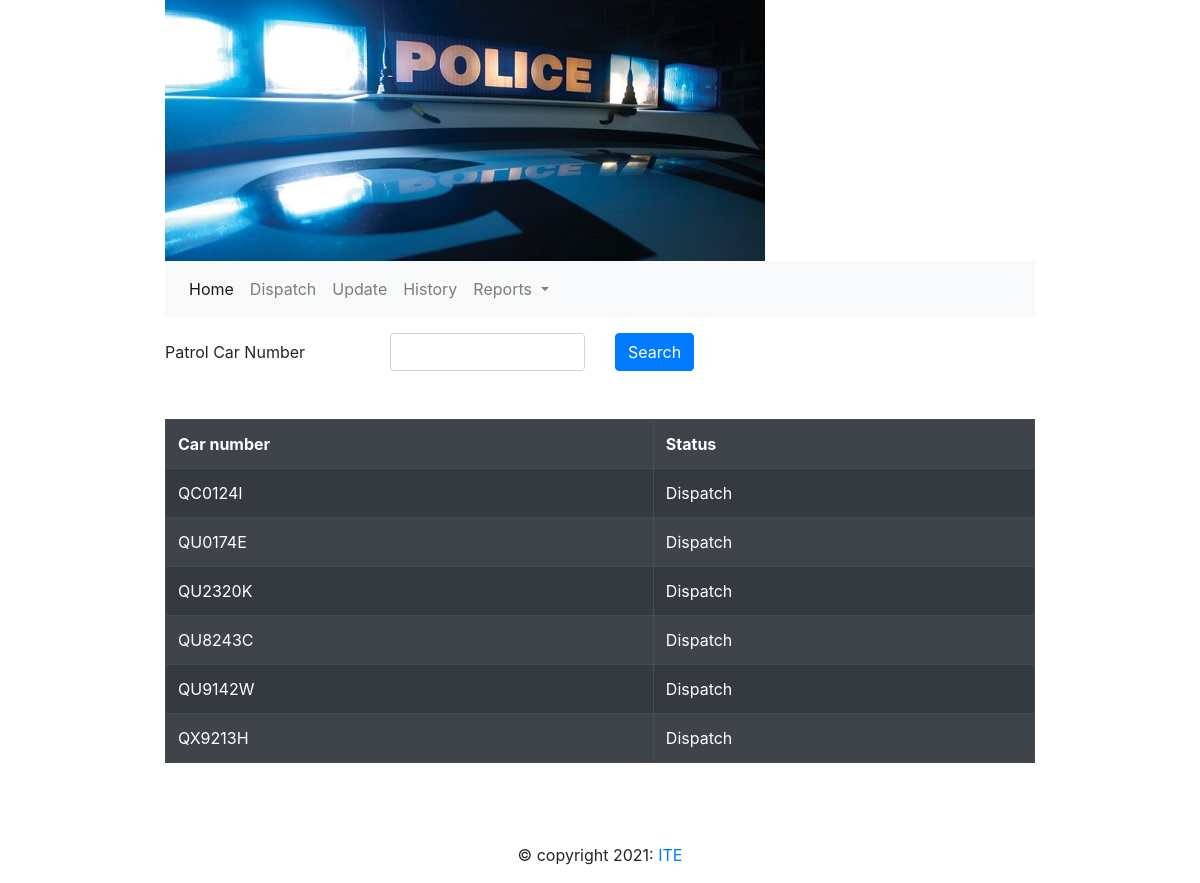
Screenshot of /search.php with the database file from the repository.
### tables this page shows
CREATE TABLE `patrolcar` (
  `patrolcar_id` varchar(10) NOT NULL,
  `patrolcar_status_id` varchar(1) NOT NULL
);

CREATE TABLE `patrolcar_status` (
  `patrolcar_status_id` varchar(1) NOT NULL,
  `patrolcar_status_desc` varchar(20) NOT NULL
);

### search.php (the view, shortened to what this page needs)
<?php
	$conn = new mysqli(DB_SERVER,DB_USER,DB_PASSWORD,DB_DATABASE);
	$sql = "SELECT patrolcar.patrolcar_id,patrolcar_status.patrolcar_status_desc FROM `patrolcar` INNER JOIN patrolcar_status ON patrolcar.patrolcar_status_id = patrolcar_status.patrolcar_status_id WHERE patrolcar_status.patrolcar_status_id = 1";
	$result = $conn->query($sql);
	$cars = [];
	while($row = $result->fetch_assoc()){
		$id = $row["patrolcar_id"];
		$status = $row["patrolcar_status_desc"];
		$car = ["id" => $id, "status" => $status];
		array_push($cars,$car);
	}
?>
<!doctype html>
<html>
<head>
</head>
<link rel="stylesheet" href="css/bootstrap-4.4.1.css">
<body>
<div class="container" style="width:900px">
 <?php
	include "header.php";
	?>
  <section class="mt-3">
    <form action="update.php" method="post">
      <div class="form-group row">
        <label for="patrolCar" class="col-sm-3 col-form-label">Patrol Car Number</label>
        <div class="col-sm-3">
          <input type="text" class="form-control" id="PatrolCarId" name="PatrolCarId">
        </div>
		  <div class="col-sm-6">
			  <button type="submit" class="btn btn-primary" name="btnsearch" id="submit">Search</button>
		  </div>
      </div>
		<div class="form-group row mt-5">
			<div class="col-sm">
				<table class="table table-striped table-bordered table-dark">
					<tbody>
						<tr>
						<th>Car number</th>
						<th>Status</th>
						</tr>
		<?php
					foreach ($cars as $car)	{
						echo "<tr>" .
							"<td>" . $car["id"] . "</td>" .
							"<td>" . $car["status"] . "</td>" .
						"</tr>";
				}
			?>
					</tbody>
					</table>
    </form>
  </section>
	<?php
	include "footer.php";
	?>
</div>
</body>
</html>

### header.php (shortened to what this page needs)
<header> <img src="image/banner1.jpg" class="img-fluid" alt="PESS">
    <nav class="navbar navbar-expand-lg navbar-light bg-light">
      <div class="collapse navbar-collapse" id="navbarSupportedContent1">
        <ul class="navbar-nav mr-auto">
          <li class="nav-item active"> <a class="nav-link" href="logcall.php">Home <span class="sr-only">(current)</span></a> </li>
          <li class="nav-item"> <a class="nav-link" href="dispatch.php">Dispatch</a> </li>
          <li class="nav-item"> <a class="nav-link" href="update.php">Update</a> </li>
          <li class="nav-item"> <a class="nav-link" href="history.html">History</a> </li>
          <li class="nav-item dropdown"> <a class="nav-link dropdown-toggle" href="#" id="navbarDropdown1" role="button" data-toggle="dropdown" aria-haspopup="true" aria-expanded="false"> Reports </a>
          </li>
        </ul>
      </div>
    </nav>
  </header>

### footer.php
<footer class="text-center mt-5 py-3">
	&copy; copyright 2021: <a href="http://www.ite.edu.sg">ITE</a>
	</footer>

### rows the page displays
patrolcar: patrolcar_id "QC0124I", patrolcar_status.patrolcar_status_desc "Dispatch"
patrolcar: patrolcar_id "QU0174E", patrolcar_status.patrolcar_status_desc "Dispatch"
patrolcar: patrolcar_id "QU2320K", patrolcar_status.patrolcar_status_desc "Dispatch"
patrolcar: patrolcar_id "QU8243C", patrolcar_status.patrolcar_status_desc "Dispatch"
patrolcar: patrolcar_id "QU9142W", patrolcar_status.patrolcar_status_desc "Dispatch"
patrolcar: patrolcar_id "QX9213H", patrolcar_status.patrolcar_status_desc "Dispatch"
